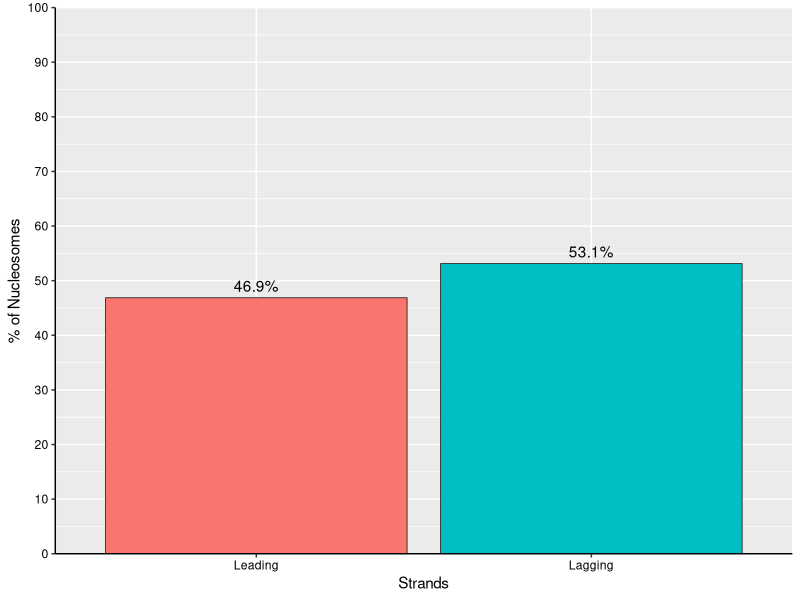

Generate this figure with R:
## ---- chunk 1
library(tidyverse)
library(readr)
## ---- chunk 2
BC01_Nucleosomes <- read_delim("Nucleosome_original.csv")
head(BC01_Nucleosomes)
## ---- chunk 3
T_n <- BC01_Nucleosomes %>%
  nrow()
T_n
## ---- chunk 4
unique(BC01_Nucleosomes$Mapping_y)
unique(BC01_Nucleosomes$StrandStatus)
## ---- chunk 5
T_n_Leading <- BC01_Nucleosomes %>% 
  filter(StrandStatus == "Lead") %>%
  nrow()
T_n_Leading
## ---- chunk 6
T_n_lagging <- BC01_Nucleosomes %>%
  filter(StrandStatus == "Lag") %>% 
  nrow()
T_n_lagging 

## ---- chunk 7
T_n_Leadlag <-BC01_Nucleosomes %>% 
  count(StrandStatus) %>% 
  mutate(percentage = n/T_n * 100) %>% 
  mutate(StrandStatus = factor(StrandStatus, levels = c("Lead", "Lag")))
T_n_Leadlag
## ---- chunk 8
ggplot(T_n_Leadlag, aes(x = StrandStatus, y= percentage, fill = StrandStatus)) +
  geom_bar(
    stat = "identity", 
    color = "black",
    size = 0.25) +
  scale_y_continuous(
    breaks = seq(0, 100, by =10), 
    limits = c(0, 100), 
    expand = c(0,0)) +
  geom_text(
    aes(label = paste0(round(percentage, 1), "%")),
            vjust = -0.5) +
  labs(
    y= "% of Nucleosomes", 
    x = "Strands") +
  scale_x_discrete(
    labels = c("Leading", "Lagging")) +
  theme(
    legend.position = "none",
    axis.line = element_line(color = "black", size = 0.5),
    axis.text.x = element_text(color = "black"),
    axis.text.y = element_text(color = "black")
    )
